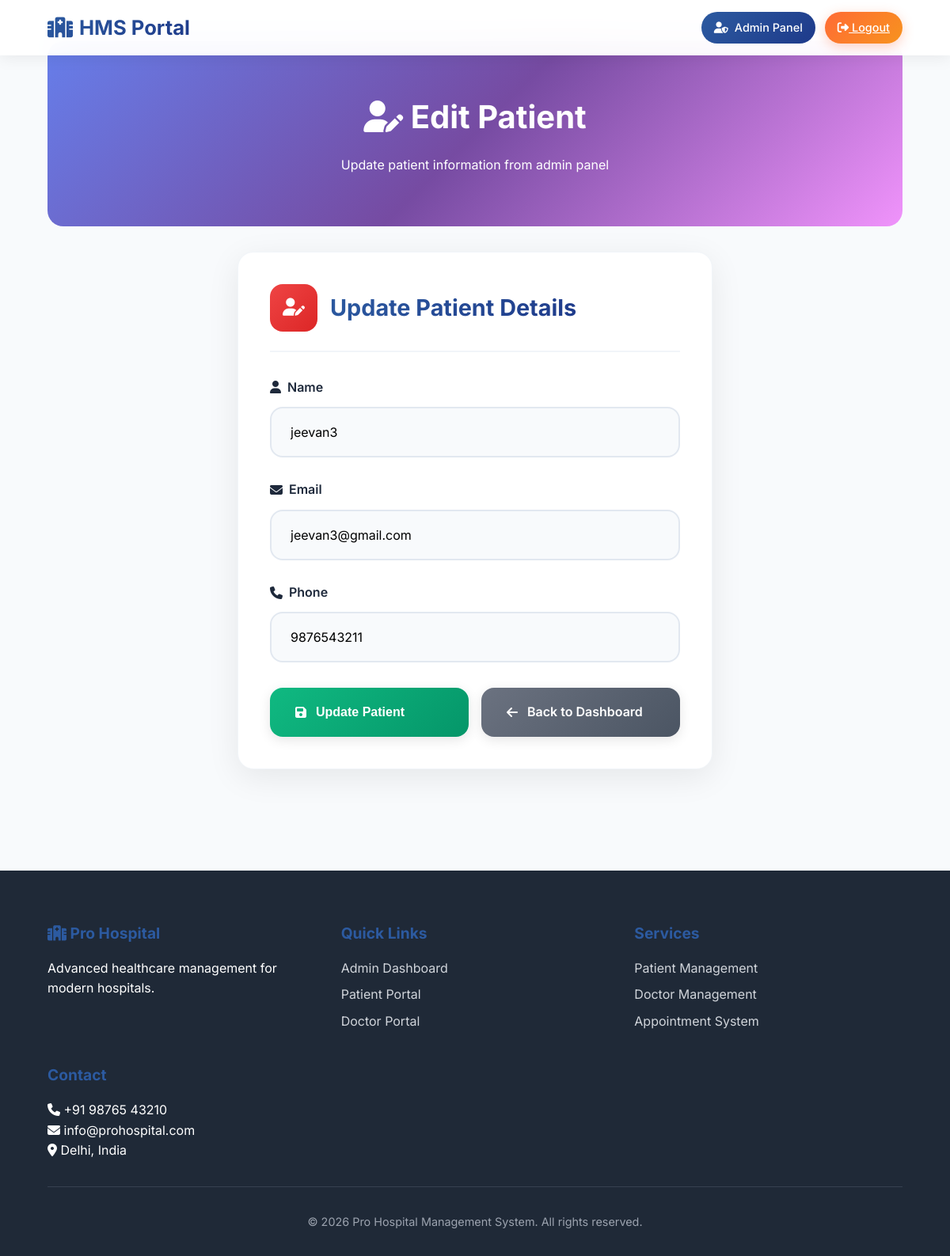
Page /admin/edit_patient/6 (signed in) on the earlier database version.
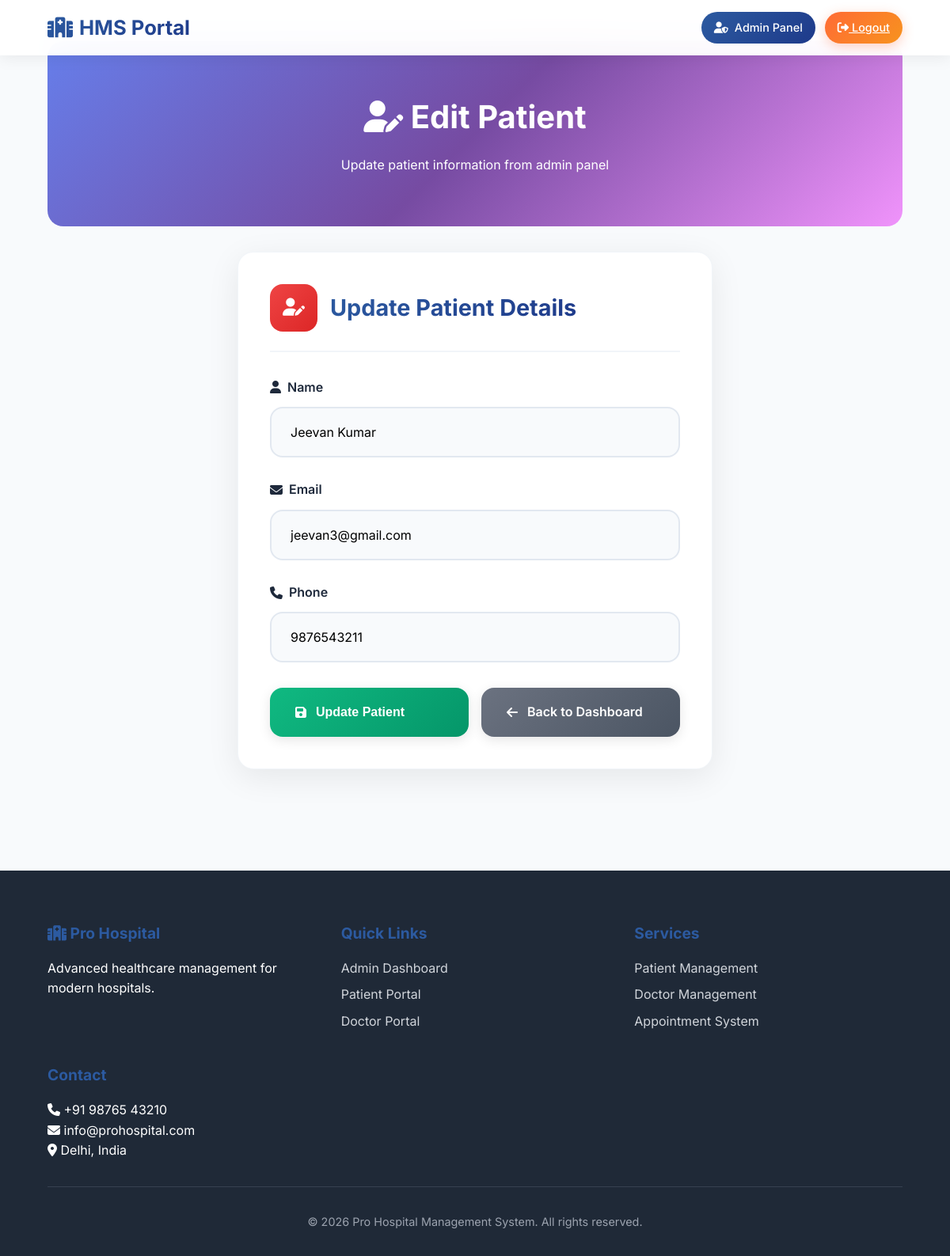
Same page on the later database version.
### models.py (models this page shows)
class Patient(db.Model, UserMixin):
    id = db.Column(db.Integer,primary_key = True, unique=True)
    pat_name = db.Column(db.String(100), nullable=False)
    pat_age = db.Column(db.Integer,nullable=False)
    pat_email = db.Column(db.String(100), unique=True, nullable=False)
    pat_phone = db.Column(db.String(10), unique=True, nullable=False)
    pat_password = db.Column(db.String(16), nullable=False)
    appointments = db.relationship('Appointment', backref='patient', lazy=True)

### app.py (the view, shortened to what this page needs)
@app.route('/admin/edit_patient/<int:patient_id>', methods=["GET","POST"])
@login_required
def edit_patient(patient_id):
    if not isinstance(current_user,Admin):
        abort(403)
    patient = Patient.query.get_or_404(patient_id)
    return render_template('./patient/edit_patient.html', patient=patient)

### app.py (called while the page is built)
@loginmanager.user_loader
def load_user(user_id):
     return (
         Admin.query.get(int(user_id)) or
         Doctor.query.get(int(user_id)) or
         Patient.query.get(int(user_id))
     )

### templates/patient/edit_patient.html (shortened to what this page needs)
<!DOCTYPE html>
<html lang="en">
<head>
    <link href="https://cdnjs.cloudflare.com/ajax/libs/font-awesome/6.4.0/css/all.min.css" rel="stylesheet">
</head>
<body>
    <nav class="navbar">
        <div class="logo">
            <i class="fas fa-hospital"></i> HMS Portal
        </div>
        <div class="nav-actions">
            <a href="{{ url_for('admin_dashboard') }}" class="user-profile">
                <i class="fas fa-user-shield"></i>
                Admin Panel
            </a>
            <a href="{{ url_for('logout_admin') }}" class="logout-btn">
                <i class="fas fa-sign-out-alt"></i> Logout
            </a>
        </div>
    </nav>
    <div class="main-content">
        <section class="page-hero">
            <h1><i class="fas fa-user-edit"></i> Edit Patient</h1>
            <p>Update patient information from admin panel</p>
        </section>
        <div style="max-width: 600px; margin: 0 auto;">
            <div class="card">
                <div class="card-header">
                    <div class="card-icon">
                        <i class="fas fa-user-edit"></i>
                    </div>
                    <h2 class="card-title">Update Patient Details</h2>
                </div>
                <form method="POST" action="{{ url_for('edit_patient', patient_id=patient.id) }}">
                    <div class="form-group">
                        <label class="form-label">
                            <i class="fas fa-user"></i> Name
                        </label>
                        <input type="text" name="patient_name" value="{{ patient.pat_name }}" class="form-control" required>
                    </div>
                    <div class="form-group">
                        <label class="form-label">
                            <i class="fas fa-envelope"></i> Email
                        </label>
                        <input type="email" name="patient_email" value="{{ patient.pat_email }}" class="form-control" required>
                    </div>
                    <div class="form-group">
                        <label class="form-label">
                            <i class="fas fa-phone"></i> Phone
                        </label>
                        <input type="text" name="patient_phone" value="{{ patient.pat_phone }}" class="form-control" required>
                    </div>
                    <div class="btn-group">
                        <button type="submit" class="btn btn-success">
                            <i class="fas fa-save"></i> Update Patient
                        </button>
                        <a href="{{ url_for('admin_dashboard') }}" class="btn btn-secondary">
                            <i class="fas fa-arrow-left"></i> Back to Dashboard
                        </a>
                    </div>
                </form>
            </div>
        </div>
    </div>
    <footer class="footer">
        <div class="footer-content">
            <div class="footer-section">
                <h3><i class="fas fa-hospital"></i> Pro Hospital</h3>
                <p>Advanced healthcare management for modern hospitals.</p>
            </div>
            <div class="footer-section">
                <h3>Quick Links</h3>
                <a href="{{ url_for('admin_dashboard') }}">Admin Dashboard</a>
                <a href="/patient/login">Patient Portal</a>
                <a href="/doctor/login">Doctor Portal</a>
            </div>
            <div class="footer-section">
                <h3>Services</h3>
                <a href="#">Patient Management</a>
                <a href="#">Doctor Management</a>
                <a href="#">Appointment System</a>
            </div>
            <div class="footer-section">
                <h3>Contact</h3>
                <p><i class="fas fa-phone"></i> +91 98765 43210</p>
                <p><i class="fas fa-envelope"></i> info@prohospital.com</p>
                <p><i class="fas fa-map-marker-alt"></i> Delhi, India</p>
            </div>
        </div>
        <div class="footer-bottom">
            <p>&copy; 2026 Pro Hospital Management System. All rights reserved.</p>
        </div>
    </footer>
</body>
</html>

Differences in the rows shown:
changed Patient "jeevan3@gmail.com": patient_name "jeevan3" → "Jeevan Kumar"
